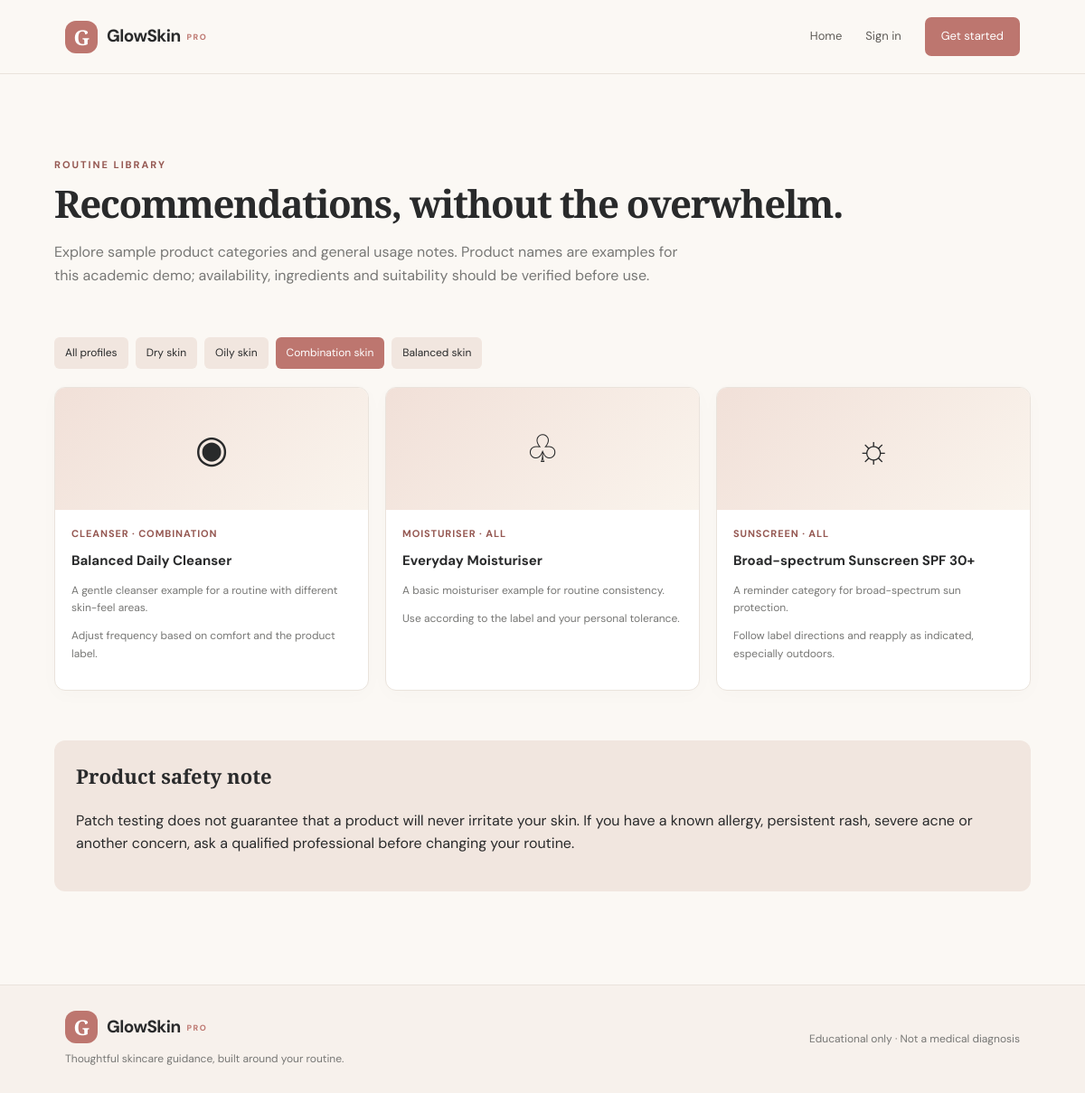
/recommendations.php?skin=Combination, run on the app's committed database.
### tables this page shows
CREATE TABLE IF NOT EXISTS products (
 id INT UNSIGNED AUTO_INCREMENT PRIMARY KEY,
 name VARCHAR(150) NOT NULL,
 category ENUM('Cleanser','Moisturiser','Sunscreen','Serum','Treatment') NOT NULL,
 skin_type ENUM('All','Dry','Oily','Combination','Balanced') NOT NULL DEFAULT 'All',
 description TEXT NOT NULL,
 usage_note TEXT NOT NULL,
 active TINYINT(1) NOT NULL DEFAULT 1,
 created_at TIMESTAMP NOT NULL DEFAULT CURRENT_TIMESTAMP
);

### config.php (called while the page is built, shortened)
<?php
function db(): PDO {
    static $pdo = null;
    if ($pdo === null) {
        $pdo = new PDO(
            'mysql:host=' . DB_HOST . ';dbname=' . DB_NAME . ';charset=utf8mb4',
            DB_USER, DB_PASS,
            [PDO::ATTR_ERRMODE => PDO::ERRMODE_EXCEPTION,
             PDO::ATTR_DEFAULT_FETCH_MODE => PDO::FETCH_ASSOC,
             PDO::ATTR_EMULATE_PREPARES => false]
        );
    }
    return $pdo;
}
function e(?string $value): string { return htmlspecialchars((string)$value, ENT_QUOTES, 'UTF-8'); }

### recommendations.php (the view)
<?php
require 'config.php';
$skin=$_GET['skin']??'All';$allowed=['All','Dry','Oily','Combination','Balanced'];if(!in_array($skin,$allowed,true))$skin='All';
$sql="SELECT * FROM products WHERE active=1";$params=[];if($skin!=='All'){$sql.=" AND (skin_type='All' OR skin_type=?)";$params[]=$skin;}$sql.=" ORDER BY category, name";
$s=db()->prepare($sql);$s->execute($params);$products=$s->fetchAll();
$page_title='Routine recommendations';require 'includes/header.php';?>
<div class="container"><div class="page-heading"><div class="eyebrow">Routine library</div><h1>Recommendations, without the overwhelm.</h1><p>Explore sample product categories and general usage notes. Product names are examples for this academic demo; availability, ingredients and suitability should be verified before use.</p></div>
<div class="admin-links"><?php foreach($allowed as $type):?><a href="recommendations.php?skin=<?=urlencode($type)?>" style="<?=($skin===$type?'background:#bd766f;color:#fff':'')?>"><?=e($type==='All'?'All profiles':$type.' skin')?></a><?php endforeach;?></div>
<?php if($products):?><div class="product-grid"><?php foreach($products as $p):?><article class="product-card"><div class="product-art"><?= $p['category']==='Cleanser'?'◉':($p['category']==='Moisturiser'?'♧':($p['category']==='Sunscreen'?'☼':'✦')) ?></div><div class="product-body"><div class="product-meta"><?=e($p['category'])?> · <?=e($p['skin_type'])?></div><h3><?=e($p['name'])?></h3><p><?=e($p['description'])?></p><p class="helper"><?=e($p['usage_note'])?></p></div></article><?php endforeach;?></div><?php else:?><div class="empty-state">No recommendations have been added for this profile yet.</div><?php endif;?>
<div class="section"><div class="side-note"><h3>Product safety note</h3><p>Patch testing does not guarantee that a product will never irritate your skin. If you have a known allergy, persistent rash, severe acne or another concern, ask a qualified professional before changing your routine.</p></div></div></div>
<?php require 'includes/footer.php';?>

### assets/css/style.css (style rules this page uses)
:root { --ink:#292a2b;--muted:#777775;--cream:#fbf8f4;--paper:#fff;--rose:#bd766f;--rose-dark:#955852;--blush:#f2e5e0;--line:#eae3dc;--green:#597969;--shadow:0 18px 50px rgba(52,40,32,.07) }
* { box-sizing:border-box }
body { margin:0;background:var(--cream);color:var(--ink);font-family:'DM Sans',sans-serif;line-height:1.6 }
a { color:inherit;text-decoration:none }
.container { width:min(1120px,90%);margin:0 auto;padding:48px 0 }
.eyebrow { text-transform:uppercase;letter-spacing:.18em;font-size:11px;color:var(--rose-dark);font-weight:700 }
.hero h1,.page-heading h1 { font:600 clamp(36px,5vw,62px)/1.08 'Playfair Display',serif;letter-spacing:-.035em;margin:17px 0 }
.section { padding:55px 0 }
.section-title h2,.page-heading h1 { font-family:'Playfair Display',serif;font-size:38px;line-height:1.2 }
.feature-grid,.product-grid,.stats-grid { display:grid;grid-template-columns:repeat(3,1fr);gap:18px }
.feature-card,.card,.product-card,.form-card { background:var(--paper);border:1px solid var(--line);border-radius:12px;padding:24px;box-shadow:0 5px 22px #3d2b1d05 }
.page-heading { padding:44px 0 20px }
.page-heading h1 { font-size:42px;margin:8px 0 }
.page-heading p { color:var(--muted);max-width:720px }
.helper { font-size:12px;color:var(--muted) }
.side-note { background:#f1e6df;border-radius:12px;padding:24px }
.side-note h3 { font:600 22px 'Playfair Display',serif;margin-top:0 }
.product-grid { grid-template-columns:repeat(3,1fr) }
.product-card { padding:0;overflow:hidden }
.product-art { height:135px;background:linear-gradient(135deg,#f1e0d8,#faf4ed);display:grid;place-items:center;font-size:42px }
.product-body { padding:18px }
.product-body h3 { font-size:15px;margin:8px 0 }
.product-body p { font-size:12px;color:var(--muted) }
.product-meta { font-size:11px;color:var(--rose-dark);font-weight:700;text-transform:uppercase;letter-spacing:.08em }
.admin-links { display:flex;gap:8px;flex-wrap:wrap;margin:20px 0 }
.admin-links a { padding:8px 12px;background:#f1e6df;border-radius:6px;font-size:12px }

### data on the page
products: category "CLEANSER", skin_type "COMBINATION", name "Balanced Daily Cleanser", description "A gentle cleanser example for a routine with different skin-feel areas.", usage_note "Adjust frequency based on comfort and the product label."
products: category "MOISTURISER", skin_type "ALL", name "Everyday Moisturiser", description "A basic moisturiser example for routine consistency.", usage_note "Use according to the label and your personal tolerance."
products: category "SUNSCREEN", skin_type "ALL", name "Broad-spectrum Sunscreen SPF 30+", description "A reminder category for broad-spectrum sun protection.", usage_note "Follow label directions and reapply as indicated, especially outdoors."

### other printed values
$type==='All'?'All profiles':$type.' skin' "All profiles"
$type==='All'?'All profiles':$type.' skin' "Dry skin"
$type==='All'?'All profiles':$type.' skin' "Oily skin"
$type==='All'?'All profiles':$type.' skin' "Combination skin"
$type==='All'?'All profiles':$type.' skin' "Balanced skin"
